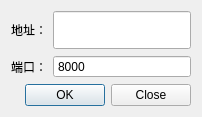
<?xml version="1.0" encoding="UTF-8"?>
<ui version="4.0">
 <class>quickconn</class>
 <widget class="QDialog" name="quickconn">
  <property name="geometry">
   <rect>
    <x>0</x>
    <y>0</y>
    <width>202</width>
    <height>117</height>
   </rect>
  </property>
  <property name="sizePolicy">
   <sizepolicy hsizetype="Minimum" vsizetype="Minimum">
    <horstretch>0</horstretch>
    <verstretch>0</verstretch>
   </sizepolicy>
  </property>
  <property name="windowTitle">
   <string>快速连接</string>
  </property>
  <property name="modal">
   <bool>true</bool>
  </property>
  <layout class="QVBoxLayout" name="verticalLayout">
   <item>
    <layout class="QGridLayout" name="gridLayout">
     <item row="0" column="0">
      <widget class="QLabel" name="label">
       <property name="sizePolicy">
        <sizepolicy hsizetype="Preferred" vsizetype="Minimum">
         <horstretch>0</horstretch>
         <verstretch>0</verstretch>
        </sizepolicy>
       </property>
       <property name="text">
        <string>地址：</string>
       </property>
       <property name="buddy">
        <cstring>lnaddr</cstring>
       </property>
      </widget>
     </item>
     <item row="0" column="1">
      <widget class="QLineEdit" name="lnaddr">
       <property name="sizePolicy">
        <sizepolicy hsizetype="Expanding" vsizetype="Minimum">
         <horstretch>0</horstretch>
         <verstretch>0</verstretch>
        </sizepolicy>
       </property>
      </widget>
     </item>
     <item row="2" column="0">
      <widget class="QLabel" name="label_2">
       <property name="sizePolicy">
        <sizepolicy hsizetype="Preferred" vsizetype="Minimum">
         <horstretch>0</horstretch>
         <verstretch>0</verstretch>
        </sizepolicy>
       </property>
       <property name="text">
        <string>端口：</string>
       </property>
       <property name="buddy">
        <cstring>sport</cstring>
       </property>
      </widget>
     </item>
     <item row="2" column="1">
      <widget class="QSpinBox" name="sport">
       <property name="buttonSymbols">
        <enum>QAbstractSpinBox::NoButtons</enum>
       </property>
       <property name="maximum">
        <number>65566</number>
       </property>
       <property name="value">
        <number>8000</number>
       </property>
      </widget>
     </item>
    </layout>
   </item>
   <item>
    <widget class="QDialogButtonBox" name="buttonBox">
     <property name="orientation">
      <enum>Qt::Horizontal</enum>
     </property>
     <property name="standardButtons">
      <set>QDialogButtonBox::Close|QDialogButtonBox::Ok</set>
     </property>
    </widget>
   </item>
  </layout>
 </widget>
 <resources/>
 <connections>
  <connection>
   <sender>buttonBox</sender>
   <signal>accepted()</signal>
   <receiver>quickconn</receiver>
   <slot>accept()</slot>
   <hints>
    <hint type="sourcelabel">
     <x>248</x>
     <y>254</y>
    </hint>
    <hint type="destinationlabel">
     <x>157</x>
     <y>274</y>
    </hint>
   </hints>
  </connection>
  <connection>
   <sender>buttonBox</sender>
   <signal>rejected()</signal>
   <receiver>quickconn</receiver>
   <slot>reject()</slot>
   <hints>
    <hint type="sourcelabel">
     <x>316</x>
     <y>260</y>
    </hint>
    <hint type="destinationlabel">
     <x>286</x>
     <y>274</y>
    </hint>
   </hints>
  </connection>
 </connections>
</ui>
